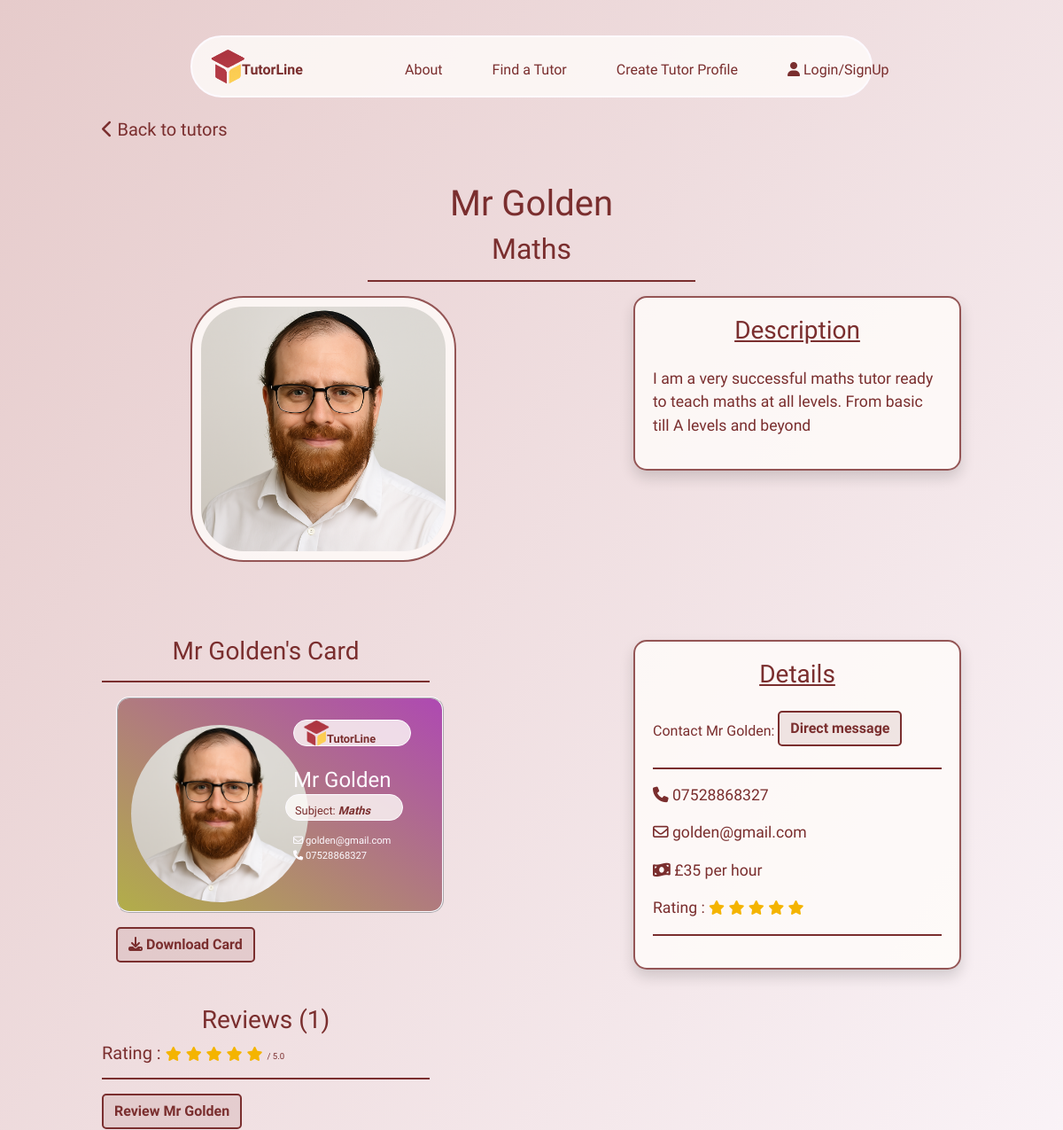
Page /tutors/41 (upper part) on the earlier database version.
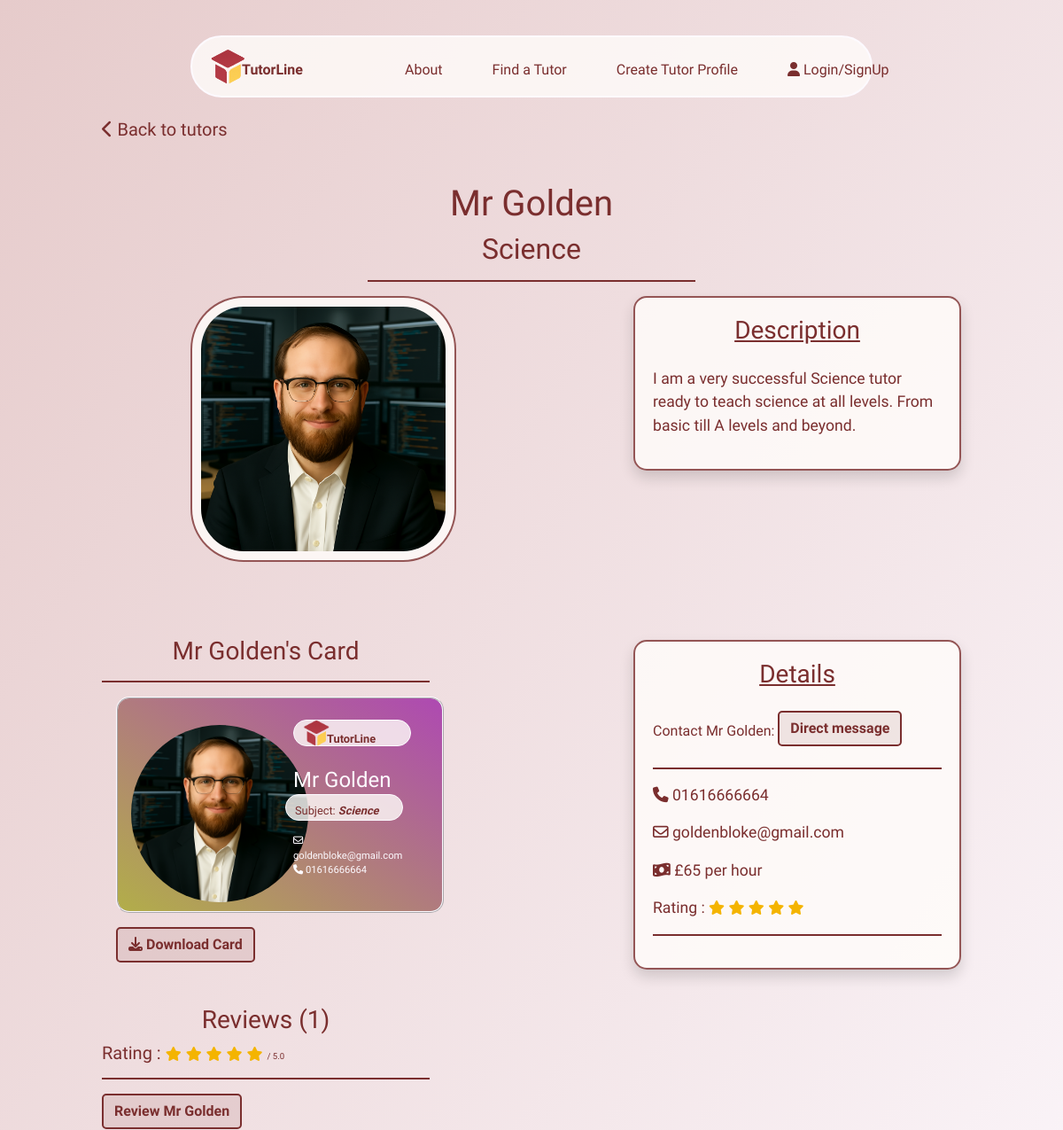
Same page on the later database version.
### tutors/models.py (models this page shows, shortened)
class Tutors(models.Model):
    class Meta:
        verbose_name_plural = "Tutors"
    user = models.ForeignKey(User, on_delete=models.CASCADE, null=True, blank=True)
    name = models.CharField(max_length=254)
    location = models.ForeignKey('Location', null=True, blank=True,
                                 on_delete=models.SET_NULL)
    category = models.ForeignKey('Category', null=True, blank=True,
                                 on_delete=models.SET_NULL)
    date_added = models.DateField(auto_now=True)
    subject = models.CharField(max_length=254)
    price = models.IntegerField()
    active = models.BooleanField(default=True)
    description = models.TextField()
    email = models.EmailField()
    phone = models.CharField(max_length=14)
    rating = models.FloatField(default=0)
    image = models.ImageField(blank=True, null=True)
    is_male = models.BooleanField()
    color_1 = models.IntegerField(default=rand)
    color_2 = models.IntegerField(default=rand)
    color_3 = models.IntegerField(default=rand)

### tutors/views.py (the view)
# urls.py: path('<int:tutor_id>', views.tutor_details, name='tutor_details'),
def tutor_details(request, tutor_id):
    tutor = get_object_or_404(Tutors, pk=tutor_id)
    if tutor.active == False:
        messages.error(request, 'This tutor is no longer active, please choose another tutor')
        return redirect('tutors')
    reviews = Reviews.objects.filter(tutor=tutor)
    template = 'tutors/tutor-details.html'
    context = {
        'tutor': tutor,
        'reviews': reviews,
        }
    return render(request, template, context)

### tutors/templates/tutors/tutor-details.html (shortened to what this page needs)
{% extends "base.html" %}
{% load static %}
{% block extracss%}
<link rel="stylesheet" href="{% static 'css/tutors.css' %}">
<link rel="stylesheet" href="{% static 'css/tutor-details.css' %}">
{% endblock %}
{% block content %}
<div class="container-fluid mt-4">
    <div class="row">
        <div class="col-1"></div>
        <div class="col-4">
            <h5><a href="{% url 'tutors' %}"><i class="fa-solid fa-chevron-left"></i> Back to tutors</a></h5>
        </div>
        <div class="col-7"></div>
    </div>
</div>
<div class="container-fluid">
    <div class="row">
        <div class="col-4"></div>
        <div class="col-4">
            <h1>{{ tutor.name }}</h1>
            <h2>{{ tutor.subject }}</h2>
            <hr>
        </div>
        <div class="col-4"></div>
    </div>
</div>
<section>
    <div class="container-fluid">
        <div class="row">
            <div class="col-1 col-lg-2"></div>
            <div class="col-4 col-lg-3">
                {% if tutor.image %}
                    <img src="{{ tutor.image.url }}" class="main-image"  alt="{{ tutor.name }}">
                {% else %}
                    {% if tutor.is_male == True %}
                        <img src="/media/placeholder_male2.png" class="main-image" alt="{{ tutor.name }}">
                    {% else %}
                        <img src="/media/placeholder_female.png" class="main-image"  alt="{{ tutor.name }}">
                    {% endif %}
                {% endif %}
            </div>
            <div class="col-1 col-lg-2"></div>
            <div class="col-5 col-lg-4">
                <div class="description shadow">
                    <h3 class="mb-4"><u>Description</u></h3>
                    <p>{{ tutor.description }}</p>
                </div>
            </div>
            <div class="col-1"></div>
        </div>
        <div class="row">
            <div class="col-2 col-lg-1"></div>
            <div class="d-none d-lg-block col-4">
                <h3 class="mt-3">{{ tutor.name }}'s Card</h3>
                <hr>
                <div class="row image-box mx-3"
                    style="background-image: linear-gradient(to bottom left, rgb({{ tutor.color_1 }}, {{ tutor.color_2 }}, {{ tutor.color_3 }}), rgb({{ tutor.color_3 }}, {{ tutor.color_1 }}, {{ tutor.color_2 }}))">
                    <div class="col-6">
                        {% if tutor.image %}
                        <img src="{{ tutor.image.url }}" class="tutor-image"  alt="{{ tutor.name }}">
                        {% else %}
                            {% if tutor.is_male == True %}
                            <img src="/media/placeholder_male2.png" class="tutor-image" alt="{{ tutor.name }}">
                            {% else %}
                            <img src="/media/placeholder_female.png" class="tutor-image"  alt="{{ tutor.name }}">
                            {% endif %}
                        {% endif %}
                    </div>
                    <div class="col-6 mt-1">
                        <h4 class="card-logo">
                            <img src="/media/logo.png" alt="logo" class="card-logo-image">
                            <span class="logo-text"><strong>TutorLine</strong></span>
                        </h4>
                        <h4 class="mt-4">{{ tutor.name }}</h4>
                        <h5 class="card-logo logo-text">Subject: <strong><em>{{ tutor.subject }}</em></strong></h5>
                        <div class="b-c-email"><i class="fa-regular fa-envelope"></i> {{ tutor.email }}</div>
                        <div class="b-c-email"><i class="fa-solid fa-phone"></i> {{ tutor.phone }}</div>
                    </div>
                </div>
                <button id="download-card" class="btn btn-btn mt-3 mx-3">
                    <i class="fa-solid fa-download"></i> Download Card
                </button>
            </div>
            <div class="d-none d-lg-block col-2"></div>
            <div class="col-8 col-lg-4">
                <div class="details shadow">
                    <h3 class="mb-4"><u>Details</u></h3>
                    <span>Contact {{ tutor.name }}: </span><button class="btn btn-btn mb-2"><a href="{% url 'compose_message' tutor.id %}">Direct message</a></button>
                    <hr>
                    <p><i class="fa-solid fa-phone"></i><a href="tel:{{ tutor.phone }}"> {{ tutor.phone }}</a></p>
                    <p><i class="fa-regular fa-envelope"></i> <a href="mailto:{{ tutor.email }}">{{ tutor.email }}</a></p>
                    <p><i class="fa-solid fa-money-bill-wave"></i> £{{ tutor.price }} per hour</p>
                    <p>
                        Rating : {% if tutor.rating == 0 %}
                        <span class="no-rating">There are no ratings yet!</span>
                        {% else %}
                        {% if tutor.rating == 5 %}
                         <i class="fa-solid fa-star stars"></i>
                         <i class="fa-solid fa-star stars"></i>
                         <i class="fa-solid fa-star stars"></i>
                         <i class="fa-solid fa-star stars"></i>
                         <i class="fa-solid fa-star stars"></i>
                         {% elif tutor.rating > 4 %}
                         <i class="fa-solid fa-star stars"></i>
                         <i class="fa-solid fa-star stars"></i>
                         <i class="fa-solid fa-star stars"></i>
                         <i class="fa-solid fa-star stars"></i>
                         <i class="fa-solid fa-star-half-stroke stars"></i>
                         {% elif tutor.rating == 4 %}
                         <i class="fa-solid fa-star stars"></i>
                         <i class="fa-solid fa-star stars"></i>
                         <i class="fa-solid fa-star stars"></i>
                         <i class="fa-solid fa-star stars"></i>
                         <i class="fa-regular fa-star stars"></i>
                         {% elif tutor.rating > 3 %}
                         <i class="fa-solid fa-star stars"></i>
                         <i class="fa-solid fa-star stars"></i>
                         <i class="fa-solid fa-star stars"></i>
                         <i class="fa-solid fa-star-half-stroke stars"></i>
                         <i class="fa-regular fa-star stars"></i>
                         {% elif tutor.rating == 3 %}
                         <i class="fa-solid fa-star stars"></i>
                         <i class="fa-solid fa-star stars"></i>
                         <i class="fa-solid fa-star stars"></i>
                         <i class="fa-regular fa-star stars"></i>
                         <i class="fa-regular fa-star stars"></i>
                         {% elif tutor.rating > 2 %}
                         <i class="fa-solid fa-star stars"></i>
                         <i class="fa-solid fa-star stars"></i>
                         <i class="fa-solid fa-star-half-stroke stars"></i>
                         <i class="fa-regular fa-star stars"></i>
                         <i class="fa-regular fa-star stars"></i>
                         {% elif tutor.rating == 2 %}
                         <i class="fa-solid fa-star stars"></i>
                         <i class="fa-solid fa-star stars"></i>
                         <i class="fa-regular fa-star stars"></i>
                         <i class="fa-regular fa-star stars"></i>
                         <i class="fa-regular fa-star stars"></i>
                         {% elif tutor.rating > 1 %}
                         <i class="fa-solid fa-star stars"></i>
                         <i class="fa-solid fa-star-half-stroke stars"></i>
                         <i class="fa-regular fa-star stars"></i>
                         <i class="fa-regular fa-star stars"></i>
                         <i class="fa-regular fa-star stars"></i>
                         {% else %}
                         <i class="fa-solid fa-star stars"></i>
                         <i class="fa-regular fa-star stars"></i>
                         <i class="fa-regular fa-star stars"></i>
                         <i class="fa-regular fa-star stars"></i>
                         <i class="fa-regular fa-star stars"></i>
                        {% endif %}
                        {% endif %}
                    </p>
                    <hr>
                </div>
            </div>
            <div class="col-2 col-lg-1"></div>
        </div>
    </div>
</section>
<section>
    <div class="container-fluid">
        <div class="row">
            <div class="col-1"></div>
            <div class="col-4">
                <h3>Reviews ({{ reviews.count }})</h3>
                <h5>
                    Rating : {% if tutor.rating == 0 %}
                    <span class="no-rating">There are no ratings yet!</span>
                    {% else %}
                    {% if tutor.rating == 5 %}
                    <i class="fa-solid fa-star stars"></i>
                    <i class="fa-solid fa-star stars"></i>
                    <i class="fa-solid fa-star stars"></i>
                    <i class="fa-solid fa-star stars"></i>
                    <i class="fa-solid fa-star stars"></i>
                    {% elif tutor.rating > 4 %}
                    <i class="fa-solid fa-star stars"></i>
                    <i class="fa-solid fa-star stars"></i>
                    <i class="fa-solid fa-star stars"></i>
                    <i class="fa-solid fa-star stars"></i>
                    <i class="fa-solid fa-star-half-stroke stars"></i>
                    {% elif tutor.rating == 4 %}
                    <i class="fa-solid fa-star stars"></i>
                    <i class="fa-solid fa-star stars"></i>
                    <i class="fa-solid fa-star stars"></i>
                    <i class="fa-solid fa-star stars"></i>
                    <i class="fa-regular fa-star stars"></i>
                    {% elif tutor.rating > 3 %}
                    <i class="fa-solid fa-star stars"></i>
                    <i class="fa-solid fa-star stars"></i>
                    <i class="fa-solid fa-star stars"></i>
                    <i class="fa-solid fa-star-half-stroke stars"></i>
                    <i class="fa-regular fa-star stars"></i>
                    {% elif tutor.rating == 3 %}
                    <i class="fa-solid fa-star stars"></i>
                    <i class="fa-solid fa-star stars"></i>
                    <i class="fa-solid fa-star stars"></i>
                    <i class="fa-regular fa-star stars"></i>
                    <i class="fa-regular fa-star stars"></i>
                    {% elif tutor.rating > 2 %}
                    <i class="fa-solid fa-star stars"></i>
                    <i class="fa-solid fa-star stars"></i>
                    <i class="fa-solid fa-star-half-stroke stars"></i>
                    <i class="fa-regular fa-star stars"></i>
                    <i class="fa-regular fa-star stars"></i>
                    {% elif tutor.rating == 2 %}
                    <i class="fa-solid fa-star stars"></i>
                    <i class="fa-solid fa-star stars"></i>
                    <i class="fa-regular fa-star stars"></i>
                    <i class="fa-regular fa-star stars"></i>
                    <i class="fa-regular fa-star stars"></i>
                    {% elif tutor.rating > 1 %}
                    <i class="fa-solid fa-star stars"></i>
                    <i class="fa-solid fa-star-half-stroke stars"></i>
                    <i class="fa-regular fa-star stars"></i>
                    <i class="fa-regular fa-star stars"></i>
                    <i class="fa-regular fa-star stars"></i>
                    {% else %}
                    <i class="fa-solid fa-star stars"></i>
                    <i class="fa-regular fa-star stars"></i>
                    <i class="fa-regular fa-star stars"></i>
                    <i class="fa-regular fa-star stars"></i>
                    <i class="fa-regular fa-star stars"></i>
                    {% endif %}
                    <span class="rating-num"> / {{ tutor.rating|floatformat:1 }}</span>
                    {% endif %}
                </h5>
                <hr>
                <button class="btn btn-btn mb-5"><a href="{% url 'review_tutor' tutor.id %}">Review {{ tutor.name }}</a></button>
            </div>
            <div class="col-7"></div>
        </div>
    </div>
</section>
{% endblock %}

Differences in the rows shown:
changed Tutors "Mr Golden": subject "Maths" → "Science"; image: a different picture; description "I am a very successful maths tutor ready to teach maths at all levels. From basic till A levels and beyond" → "I am a very successful Science tutor ready to teach science at all levels. From basic till A levels and beyond."; email "golden@gmail.com" → "goldenbloke@gmail.com"; phone "07528868327" → "01616666664"; price "35" → "65"
